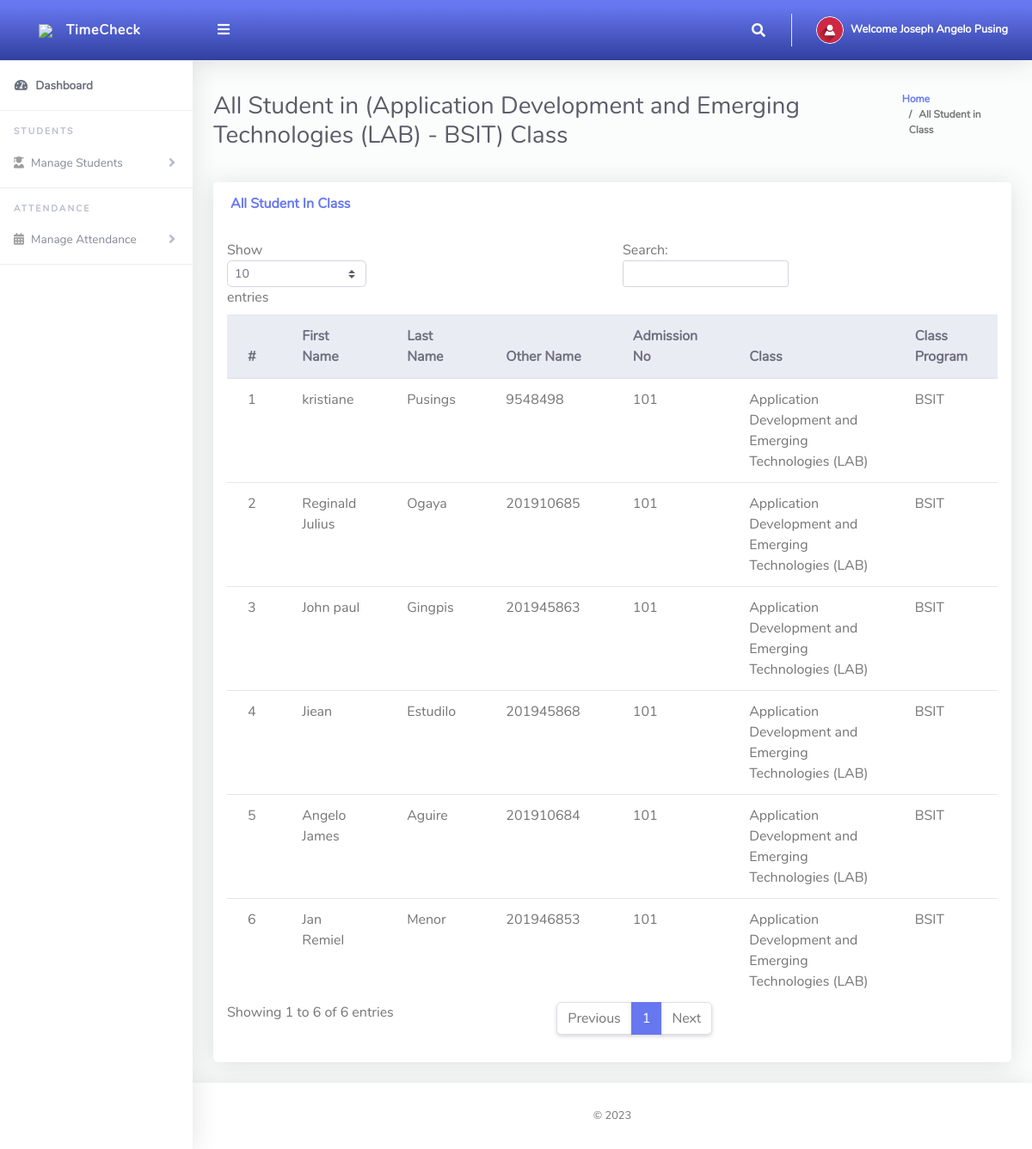
/ClassTeacher/viewStudents.php (signed in), run on the app's committed database.
### tables this page shows
CREATE TABLE `tblclassteacher` (
  `Id` int(10) NOT NULL,
  `firstName` varchar(255) NOT NULL,
  `middlename` text DEFAULT NULL,
  `lastName` varchar(255) NOT NULL,
  `extName` text NOT NULL,
  `emailAddress` varchar(255) NOT NULL,
  `password` varchar(255) NOT NULL,
  `phoneNo` varchar(50) NOT NULL,
  `classId` varchar(10) NOT NULL,
  `classArmId` varchar(10) NOT NULL,
  `dateCreated` varchar(50) NOT NULL
);

CREATE TABLE `tblstudents` (
  `Id` int(10) NOT NULL,
  `firstName` varchar(255) NOT NULL,
  `middlename` text NOT NULL,
  `lastName` varchar(255) NOT NULL,
  `extName` text NOT NULL,
  `otherName` varchar(255) NOT NULL,
  `admissionNumber` varchar(255) NOT NULL,
  `password` varchar(50) NOT NULL,
  `classId` varchar(10) NOT NULL,
  `classArmId` varchar(10) NOT NULL,
  `dateCreated` varchar(50) NOT NULL
);

CREATE TABLE `tblclass` (
  `Id` int(10) NOT NULL,
  `className` varchar(255) NOT NULL
);

CREATE TABLE `tblclassarms` (
  `Id` int(10) NOT NULL,
  `classId` varchar(10) NOT NULL,
  `classArmName` varchar(255) NOT NULL,
  `isAssigned` varchar(10) NOT NULL
);

### ClassTeacher/viewStudents.php (the view, shortened to what this page needs)
<?php
include '../Includes/dbcon.php';
$query = "SELECT tblclass.className,tblclassarms.classArmName
    FROM tblclassteacher
    INNER JOIN tblclass ON tblclass.Id = tblclassteacher.classId
    INNER JOIN tblclassarms ON tblclassarms.Id = tblclassteacher.classArmId
    Where tblclassteacher.Id = '$_SESSION[userId]'";
    $rs = $conn->query($query);
    $rrw = $rs->fetch_assoc();
?>
<!DOCTYPE html>
<html lang="en">
<head>
  <link href="../vendor/fontawesome-free/css/all.min.css" rel="stylesheet" type="text/css">
  <link href="../vendor/bootstrap/css/bootstrap.min.css" rel="stylesheet" type="text/css">
  <link href="css/ruang-admin.min.css" rel="stylesheet">
</head>
<body id="page-top">
  <div id="wrapper">
      <?php include "Includes/sidebar.php";?>
    <div id="content-wrapper" class="d-flex flex-column">
      <div id="content">
       <?php include "Includes/topbar.php";?>
        <div class="container-fluid" id="container-wrapper">
          <div class="d-sm-flex align-items-center justify-content-between mb-4">
            <h1 class="h3 mb-0 text-gray-800">All Student in (<?php echo $rrw['className'].' - '.$rrw['classArmName'];?>) Class</h1>
            <ol class="breadcrumb">
              <li class="breadcrumb-item"><a href="./">Home</a></li>
              <li class="breadcrumb-item active" aria-current="page">All Student in Class</li>
            </ol>
          </div>
          <div class="row">
            <div class="col-lg-12">
                 <div class="row">
              <div class="col-lg-12">
              <div class="card mb-4">
                <div class="card-header py-3 d-flex flex-row align-items-center justify-content-between">
                  <h6 class="m-0 font-weight-bold text-primary">All Student In Class</h6>
                </div>
                <div class="table-responsive p-3">
                  <table class="table align-items-center table-flush table-hover" id="dataTableHover">
                    <thead class="thead-light">
                      <tr>
                        <th>#</th>
                        <th>First Name</th>
                        <th>Last Name</th>
                        <th>Other Name</th>
                        <th>Admission No</th>
                        <th>Class</th>
                        <th>Class Program</th>
                      </tr>
                    </thead>
                    <tbody>
                  <?php
                      $query = "SELECT tblstudents.Id,tblclass.className,tblclassarms.classArmName,tblclassarms.Id AS classArmId,tblstudents.firstName,
                      tblstudents.lastName,tblstudents.otherName,tblstudents.admissionNumber,tblstudents.dateCreated
                      FROM tblstudents
                      INNER JOIN tblclass ON tblclass.Id = tblstudents.classId
                      INNER JOIN tblclassarms ON tblclassarms.Id = tblstudents.classArmId
                      where tblstudents.classId = '$_SESSION[classId]' and tblstudents.classArmId = '$_SESSION[classArmId]'";
                      $rs = $conn->query($query);
                      $num = $rs->num_rows;
                      $sn=0;
                      if($num > 0)
                      {
                        while ($rows = $rs->fetch_assoc())
                          {
                             $sn = $sn + 1;
                            echo"
                              <tr>
                                <td>".$sn."</td>
                                <td>".$rows['firstName']."</td>
                                <td>".$rows['lastName']."</td>
                                <td>".$rows['otherName']."</td>
                                <td>".$rows['admissionNumber']."</td>
                                <td>".$rows['className']."</td>
                                <td>".$rows['classArmName']."</td>
                              </tr>";
                          }
                      }
                      else
                      {
                           echo
                           "<div class='alert alert-danger' role='alert'>
                            No Record Found!
                            </div>";
                      }
                      ?>
                    </tbody>
                  </table>
                </div>
              </div>
            </div>
            </div>
          </div>
        </div>
      </div>
       <?php include "Includes/footer.php";?>
    </div>
  </div>
</body>
</html>

### ClassTeacher/Includes/topbar.php (shortened to what this page needs)
<?php
  $query = "SELECT * FROM tblclassteacher WHERE Id = ".$_SESSION['userId']."";
  $rs = $conn->query($query);
  $rows = $rs->fetch_assoc();
  $fullName = $rows['firstName']." ".$rows['lastName'];;
?>
<nav class="navbar navbar-expand navbar-light bg-gradient-primary topbar mb-4 static-top">
          <button id="sidebarToggleTop" class="btn btn-link rounded-circle mr-3">
            <i class="fa fa-bars"></i>
          </button>
          <ul class="navbar-nav ml-auto">
            <li class="nav-item dropdown no-arrow">
              <a class="nav-link dropdown-toggle" href="#" id="searchDropdown" role="button" data-toggle="dropdown"
                aria-haspopup="true" aria-expanded="false">
                <i class="fas fa-search fa-fw"></i>
              </a>
            </li>
            <li class="nav-item dropdown no-arrow">
              <a class="nav-link dropdown-toggle" href="#" id="userDropdown" role="button" data-toggle="dropdown"
                aria-haspopup="true" aria-expanded="false">
                <img class="img-profile rounded-circle" src="img/user-icn.png" style="max-width: 60px">
                <span class="ml-2 d-none d-lg-inline text-white small"><b>Welcome <?php echo $fullName;?></b></span>
              </a>
            </li>
          </ul>
        </nav>

### data on the page
tblclassteacher: fullName "Joseph Angelo Pusing"
tblstudents: firstName "kristiane", lastName "Pusings", otherName "9548498", admissionNumber "101", classId.className "Application Development and Emerging Technologies (LAB)", classArmId.classArmName "BSIT"
tblstudents: firstName "Reginald Julius", lastName "Ogaya", otherName "201910685", admissionNumber "101", classId.className "Application Development and Emerging Technologies (LAB)", classArmId.classArmName "BSIT"
tblstudents: firstName "John paul", lastName "Gingpis", otherName "201945863", admissionNumber "101", classId.className "Application Development and Emerging Technologies (LAB)", classArmId.classArmName "BSIT"
tblstudents: firstName "Jiean", lastName "Estudilo", otherName "201945868", admissionNumber "101", classId.className "Application Development and Emerging Technologies (LAB)", classArmId.classArmName "BSIT"
tblstudents: firstName "Angelo James", lastName "Aguire", otherName "201910684", admissionNumber "101", classId.className "Application Development and Emerging Technologies (LAB)", classArmId.classArmName "BSIT"
tblstudents: firstName "Jan Remiel", lastName "Menor", otherName "201946853", admissionNumber "101", classId.className "Application Development and Emerging Technologies (LAB)", classArmId.classArmName "BSIT"

### other printed values
$rrw['className'] "Application Development and Emerging Technologies (LAB)"
$rrw['classArmName'] "BSIT"
